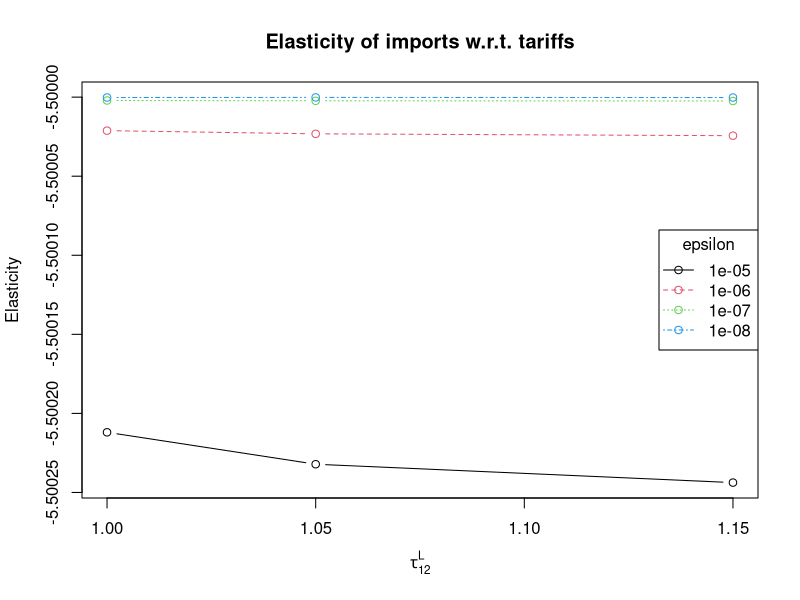

The R source for this figure:



ppareto <- function(q, xm, alpha) ifelse(q > xm , 1 - (xm/q)^alpha, 0 )
# Thanks to http://stats.stackexchange.com/questions/78168/how-to-know-if-my-data-fits-pareto-distribution



chaney.eqm.fn <- function(profits,
         solve=TRUE,
         wages=c(1,1), 
         mu=1, 
         rho=0.8, 
         alpha=0.4, 
         x_underbar=1, 
         gamma=6.5, 
         labor=c(1,1), 
         kappa.mat=matrix(c(0.1, 0.2, 0.2, 0.1), ncol=2),
         tau.mat=matrix(c(1, 1.15, 1.15, 1), ncol=2)
         ) {
  
  sigma <- (1-rho)^-1
  
  wages.dup.mat <- matrix(rep(wages, length(wages)), ncol=length(wages))
  
  theta_i_k <- mu * (wages.dup.mat * tau.mat)^(-gamma) * 
    kappa.mat^(1-gamma/(sigma-1))
  # kappa.mat^((1-gamma)/(sigma-1))
  
  big.theta.gamma_k <- rowSums(theta_i_k)
  
  big.theta.gamma_k.mat <- matrix(rep(big.theta.gamma_k, length(wages)), ncol=length(wages), byrow=TRUE)
  
  Y_j <- (wages * labor + profits)
  
  estimated.profits <- (alpha*(sigma-1)/(sigma*gamma)) * 
    rowSums(
      matrix(rep(Y_j , length(wages)), byrow=TRUE, ncol=length(wages)) * 
        (theta_i_k/big.theta.gamma_k.mat)
    )
  
  if (solve) { return(sum(abs(profits -  estimated.profits)))}
  
  lambda_2 <- (sigma^(-1) * alpha )^(1/gamma-1/(sigma-1)) * 
    (sigma/(sigma-1)) * ((gamma*x_underbar^gamma)/(gamma-(sigma-1)))^(-1/gamma)
  
  price.index_j <- lambda_2 * Y_j^(1/gamma-1/(sigma-1)) * 
    big.theta.gamma_k^(-1/gamma)  
  
  price.index_j.mat <- matrix(rep(price.index_j, length(wages)), ncol=length(wages), byrow=TRUE)
  
  phi.hat_i_j <- (sigma/(sigma-1))*(wages.dup.mat*tau.mat/price.index_j.mat) *
    (sigma^(-1) * alpha * Y_j )^(-1/(sigma-1)) * kappa.mat^(1/(sigma-1))
  
  mass.consumed <- mu * (1-ppareto(phi.hat_i_j, x_underbar, gamma))
  
  fob.imports.and.domestic <- alpha * Y_j * theta_i_k / big.theta.gamma_k.mat
  
  list(i  = phi.hat_i_j, 
       ii = mass.consumed,
       iv = price.index_j,
       v  = fob.imports.and.domestic)
  
  
}

rho=0.8
alpha=0.4
gamma=6.5
sigma <- (1-rho)^-1

starting.profits <- alpha*(sigma-1) / ( sigma*gamma - alpha*(sigma-1) )

starting.profits <- rep(starting.profits, 2)
# starting.profits <- alpha*(sigma-1) / ( sigma*gamma - alpha*(sigma-1) ) + runif(2)

chaney.eqm.fn(starting.profits)

# QUESTION B

optim.profits <- optim(starting.profits, chaney.eqm.fn, control=list(trace=2))$par

chaney.B.ls <- chaney.eqm.fn(optim.profits, solve=FALSE)

# QUESTION C

optim.profits <- optim(starting.profits, chaney.eqm.fn, control=list(trace=2),
                       tau.mat=matrix(c(1, 1, 1, 1), ncol=2))$par

chaney.C.ls <- chaney.eqm.fn(optim.profits, solve=FALSE, tau.mat=matrix(c(1, 1, 1, 1), ncol=2))


# QUESTION D

epsilons.v <- c(1e-05, 1e-06, 1e-07, 1e-08)

elasticities.ls  <- list()

for ( epsilon in epsilons.v) {

#epsilon <- 10^-8

optim.profits <- optim(starting.profits, chaney.eqm.fn, control=list(trace=2),
                       tau.mat=matrix(c(1, 1.15 - epsilon, 1.15 - epsilon, 1), ncol=2))$par

chaney.D.ls  <- chaney.eqm.fn(optim.profits, solve=FALSE, tau.mat=matrix(c(1, 1.15 - epsilon, 1.15 - epsilon, 1), ncol=2))

X_L_rel <- chaney.D.ls$v[1, 2]/chaney.D.ls$v[1, 1]
X_H_rel <- chaney.B.ls$v[1, 2]/chaney.B.ls$v[1, 1]

elast.tar.wrt.im <- (X_L_rel/X_H_rel - 1) /
  ((1.15 - epsilon)/1.15 - 1) + 1

elast.tar.wrt.im

elast.tar.wrt.im + 5.5

chaney.D.2.L.ls  <- chaney.eqm.fn(optim.profits, solve=FALSE, tau.mat=matrix(c(1, 1.05 - epsilon, 1.05 - epsilon, 1), ncol=2))
chaney.D.2.H.ls  <- chaney.eqm.fn(optim.profits, solve=FALSE, tau.mat=matrix(c(1, 1.05, 1.05, 1), ncol=2))


X_L_rel <- chaney.D.2.L.ls$v[1, 2]/chaney.D.2.L.ls$v[1, 1]
X_H_rel <- chaney.D.2.H.ls$v[1, 2]/chaney.D.2.H.ls$v[1, 1]

elast.tar.wrt.im.2 <- (X_L_rel/X_H_rel - 1) /
  ((1.05 - epsilon)/1.05 -1) + 1

elast.tar.wrt.im.2

chaney.D.3.L.ls  <- chaney.eqm.fn(optim.profits, solve=FALSE, tau.mat=matrix(c(1, 1 - epsilon, 1 - epsilon, 1), ncol=2))
chaney.D.3.H.ls  <- chaney.eqm.fn(optim.profits, solve=FALSE, tau.mat=matrix(c(1, 1.00, 1.00, 1), ncol=2))


X_L_rel <- chaney.D.3.L.ls$v[1, 2]/chaney.D.3.L.ls$v[1, 1]
X_H_rel <- chaney.D.3.H.ls$v[1, 2]/chaney.D.3.H.ls$v[1, 1]

elast.tar.wrt.im.3 <- (X_L_rel/X_H_rel - 1) /
  ((1 - epsilon)/1 -1) + 1

elast.tar.wrt.im.3

elasticities.ls[[as.character(epsilon)]] <-  c(elast.tar.wrt.im, elast.tar.wrt.im.2 , elast.tar.wrt.im.3)

}

pdf(file="/Users/travismcarthur/Desktop/Econ 871 Trade/Problem sets/PS 2/epsilonplot.pdf", width=7, height=7)

matplot(x= c(1, 1.05, 1.15), y=do.call(cbind, elasticities.ls), type = "b", pch=1,col = 1:4,
  ylab="Elasticity", xlab=expression(tau[12]^L),
  main="Elasticity of imports w.r.t. tariffs") 

legend("right", legend = names(elasticities.ls), col=1:4, pch=1, title="epsilon", lty=1:4) 

dev.off()


